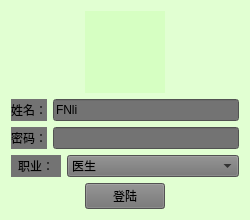
<?xml version="1.0" encoding="UTF-8"?>
<ui version="4.0">
 <class>LogWidget</class>
 <widget class="QWidget" name="LogWidget">
  <property name="geometry">
   <rect>
    <x>0</x>
    <y>0</y>
    <width>250</width>
    <height>220</height>
   </rect>
  </property>
  <property name="windowTitle">
   <string>登陆</string>
  </property>
  <property name="styleSheet">
   <string notr="true">background-color: rgba(170, 255, 127, 50);</string>
  </property>
  <layout class="QGridLayout" name="gridLayout">
   <item row="0" column="0">
    <layout class="QVBoxLayout" name="verticalLayout">
     <item>
      <layout class="QHBoxLayout" name="horizontalLayout_5">
       <item>
        <spacer name="horizontalSpacer_3">
         <property name="orientation">
          <enum>Qt::Horizontal</enum>
         </property>
         <property name="sizeHint" stdset="0">
          <size>
           <width>40</width>
           <height>20</height>
          </size>
         </property>
        </spacer>
       </item>
       <item>
        <widget class="QWidget" name="job_widget" native="true">
         <property name="minimumSize">
          <size>
           <width>80</width>
           <height>0</height>
          </size>
         </property>
         <property name="maximumSize">
          <size>
           <width>16777215</width>
           <height>16777215</height>
          </size>
         </property>
        </widget>
       </item>
       <item>
        <spacer name="horizontalSpacer_4">
         <property name="orientation">
          <enum>Qt::Horizontal</enum>
         </property>
         <property name="sizeHint" stdset="0">
          <size>
           <width>40</width>
           <height>20</height>
          </size>
         </property>
        </spacer>
       </item>
      </layout>
     </item>
     <item>
      <layout class="QHBoxLayout" name="horizontalLayout">
       <item>
        <widget class="QLabel" name="label">
         <property name="maximumSize">
          <size>
           <width>50</width>
           <height>16777215</height>
          </size>
         </property>
         <property name="styleSheet">
          <string notr="true">background-color: rgb(115, 115, 115);</string>
         </property>
         <property name="text">
          <string>姓名：</string>
         </property>
         <property name="alignment">
          <set>Qt::AlignCenter</set>
         </property>
        </widget>
       </item>
       <item>
        <widget class="QLineEdit" name="name_LE">
         <property name="styleSheet">
          <string notr="true">background-color: rgb(115, 115, 115);</string>
         </property>
         <property name="text">
          <string>FNli</string>
         </property>
        </widget>
       </item>
      </layout>
     </item>
     <item>
      <layout class="QHBoxLayout" name="horizontalLayout_2">
       <item>
        <widget class="QLabel" name="label_2">
         <property name="maximumSize">
          <size>
           <width>50</width>
           <height>16777215</height>
          </size>
         </property>
         <property name="styleSheet">
          <string notr="true">background-color: rgb(115, 115, 115);</string>
         </property>
         <property name="text">
          <string>密码：</string>
         </property>
         <property name="alignment">
          <set>Qt::AlignCenter</set>
         </property>
        </widget>
       </item>
       <item>
        <widget class="QLineEdit" name="password_LE">
         <property name="contextMenuPolicy">
          <enum>Qt::ActionsContextMenu</enum>
         </property>
         <property name="styleSheet">
          <string notr="true">background-color: rgb(115, 115, 115);</string>
         </property>
         <property name="inputMask">
          <string/>
         </property>
         <property name="text">
          <string/>
         </property>
         <property name="echoMode">
          <enum>QLineEdit::Password</enum>
         </property>
        </widget>
       </item>
      </layout>
     </item>
     <item>
      <layout class="QHBoxLayout" name="horizontalLayout_3">
       <item>
        <widget class="QLabel" name="label_3">
         <property name="maximumSize">
          <size>
           <width>50</width>
           <height>16777215</height>
          </size>
         </property>
         <property name="styleSheet">
          <string notr="true">background-color: rgb(115, 115, 115);</string>
         </property>
         <property name="text">
          <string>职业：</string>
         </property>
         <property name="alignment">
          <set>Qt::AlignCenter</set>
         </property>
        </widget>
       </item>
       <item>
        <widget class="QComboBox" name="job_CB">
         <property name="styleSheet">
          <string notr="true">background-color: rgb(115, 115, 115);</string>
         </property>
         <item>
          <property name="text">
           <string>医生</string>
          </property>
         </item>
         <item>
          <property name="text">
           <string>护士</string>
          </property>
         </item>
         <item>
          <property name="text">
           <string>药监</string>
          </property>
         </item>
         <item>
          <property name="text">
           <string>财务</string>
          </property>
         </item>
         <item>
          <property name="text">
           <string>管理</string>
          </property>
         </item>
        </widget>
       </item>
      </layout>
     </item>
     <item>
      <layout class="QHBoxLayout" name="horizontalLayout_4">
       <item>
        <spacer name="horizontalSpacer">
         <property name="orientation">
          <enum>Qt::Horizontal</enum>
         </property>
         <property name="sizeHint" stdset="0">
          <size>
           <width>40</width>
           <height>20</height>
          </size>
         </property>
        </spacer>
       </item>
       <item>
        <widget class="QPushButton" name="login_BT">
         <property name="styleSheet">
          <string notr="true">background-color: rgb(115, 115, 115);</string>
         </property>
         <property name="text">
          <string>登陆</string>
         </property>
        </widget>
       </item>
       <item>
        <spacer name="horizontalSpacer_2">
         <property name="orientation">
          <enum>Qt::Horizontal</enum>
         </property>
         <property name="sizeHint" stdset="0">
          <size>
           <width>40</width>
           <height>20</height>
          </size>
         </property>
        </spacer>
       </item>
      </layout>
     </item>
    </layout>
   </item>
  </layout>
 </widget>
 <resources/>
 <connections/>
</ui>
